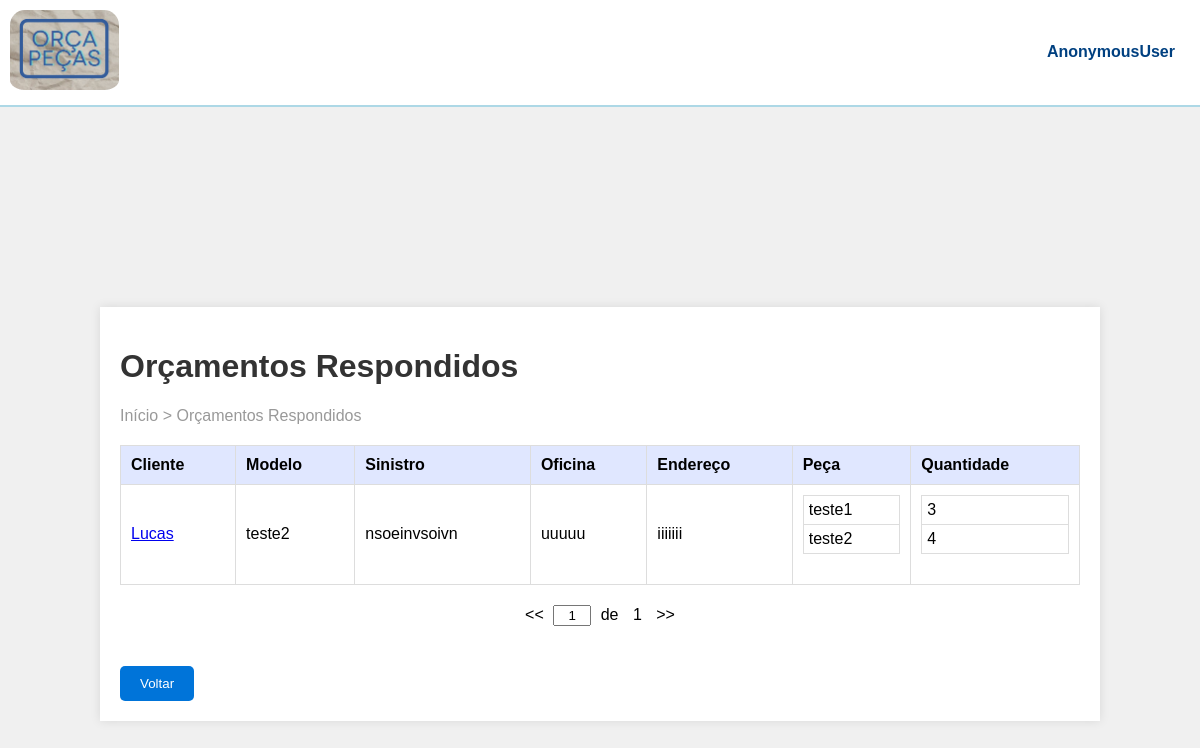
/orcados/, run on an earlier commit of the app's database.
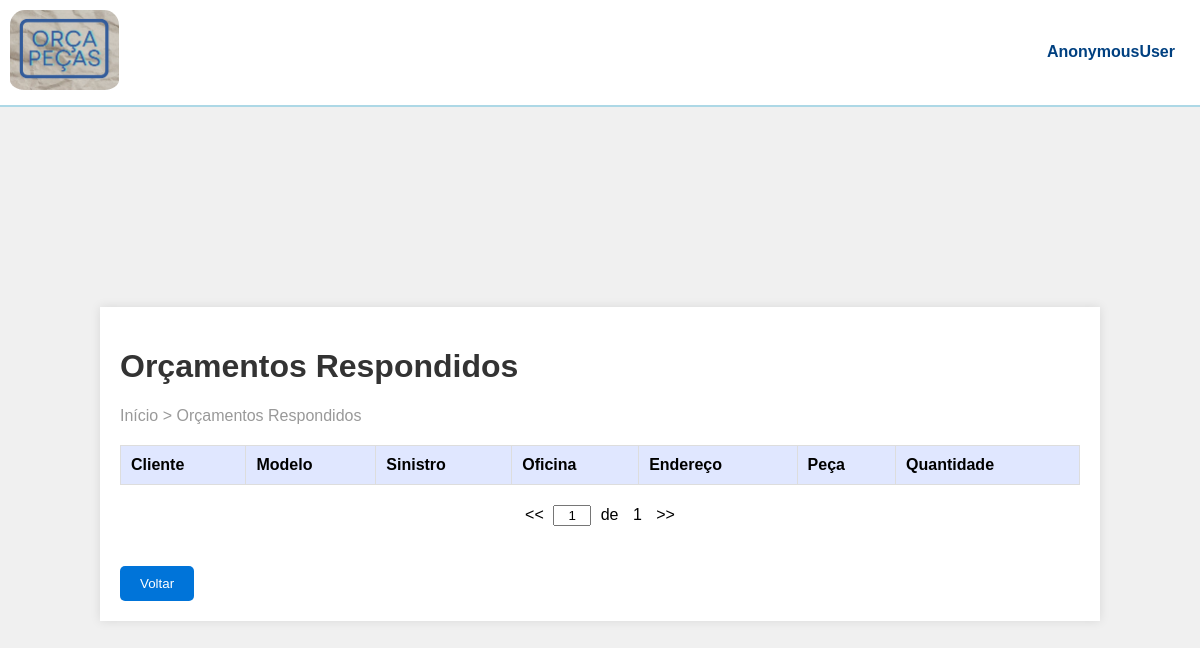
And on a later commit of the database.
### orcaPecas/models.py (models this page shows, shortened)
class Orcamento(models.Model):
    criador = models.ForeignKey(User, on_delete=models.CASCADE)
    nome = models.CharField(max_length=100)
    modelo = models.CharField(max_length=100)
    placa = models.CharField(max_length=100)
    data_criacao = models.DateTimeField(auto_now_add=True)
    oficina_entrega_nome = models.CharField(max_length=100)
    oficina_entrega_endereco = models.TextField()
    status = models.CharField(max_length=27, default='Pendente')
    comentarios_cliente = models.TextField(blank=True, null=True)
    comentarios_fornecedor = models.TextField(blank=True, null=True)
    prazo_entrega = models.DateField(blank=True, null=True)
    valor_total = models.DecimalField(max_digits=10, decimal_places=2, blank=True, null=True)
    itens_orcamento = models.JSONField(default=list)

### orcaPecas/views.py (the view)
# urls.py: path('orcados/', views.orcados, name='orcados'),
def orcados(request):
    orcamentos = Orcamento.objects.filter(status='aguardando_resposta_cliente')
    return render(request, 'pages/orcados.html', {'orcamentos': orcamentos})

### orcaPecas/templates/pages/orcados.html (shortened to what this page needs)
{% load static %}
<!DOCTYPE html>
<html lang="en">
<head>
    <link rel="stylesheet" href="{% static 'css/style_orcamento.css' %}" />
</head>
<body>
  <header>
    <img src="{% static 'images/logoOrcaPecas.PNG' %}" alt="Logo" />
    <span class="user-name">{{ user }}</span>
  </header>
  <div class="container">
    <h1>Orçamentos Respondidos</h1>
    <div class="breadcrumb">Início > Orçamentos Respondidos</div>
    <div class="table-container">
    <table>
        <thead>
          <tr>
            <th>Cliente</th>
            <th>Modelo</th>
            <th>Sinistro</th>
            <th>Oficina</th>
            <th>Endereço</th>
            <th>Peça</th>
            <th>Quantidade</th>
          </tr>
        </thead>
        <tbody>
            {% for orcamento in orcamentos %}
          <tr>
            <td>
                <a href="{% url 'resposta_orcados' orcamento.id %}">{{ orcamento.nome }}</a>
            </td>
            <td>{{ orcamento.modelo }}</td>
            <td>{{ orcamento.comentarios_cliente }}</td>
            <td>{{ orcamento.oficina_entrega_nome }}</td>
            <td>{{ orcamento.oficina_entrega_endereco }}</td>
            <td>
                <table class="sub-table">
                    {% for item in orcamento.itens_orcamento %}
                    <tr>
                        <td>{{ item.peca }}</td>
                    </tr>
                    {% endfor %}
                </table>
            </td>
            <td>
                <table class="sub-table">
                    {% for item in orcamento.itens_orcamento %}
                    <tr>
                        <td>{{ item.quantidade }}</td>
                    </tr>
                    {% endfor %}
                </table>
            </td>
          </tr>
          {% endfor %}
        </tbody>
      </table>
    </div>
    <div class="pagination">
        <span>&lt;&lt;</span>
        <input type="text" value="1">
        <span>de</span>
        <span>1</span>
        <span>&gt;&gt;</span>
    </div>
    <a href="{% url 'index' %}"><button type="button" class="btn-back">Voltar</button></a>
  </div>
</body>
</html>

What changed in the data, as far as the page shows it:
removed Orcamento: nome "Lucas", modelo "teste2", comentarios_cliente "nsoeinvsoivn", oficina_entrega_nome "uuuuu", oficina_entrega_endereco "iiiiiii", peca "teste1" "teste2", quantidade "3" "4"
